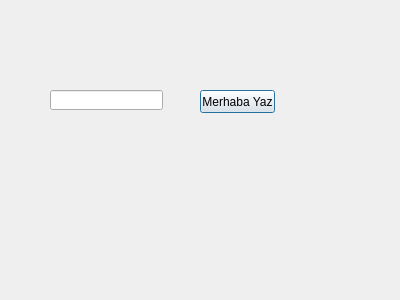
<?xml version="1.0" encoding="UTF-8"?>
<ui version="4.0">
 <class>object</class>
 <widget class="QDialog" name="object">
  <property name="geometry">
   <rect>
    <x>0</x>
    <y>0</y>
    <width>400</width>
    <height>300</height>
   </rect>
  </property>
  <property name="windowTitle">
   <string>Merhaba</string>
  </property>
  <widget class="QLineEdit" name="Yazdir">
   <property name="geometry">
    <rect>
     <x>50</x>
     <y>90</y>
     <width>113</width>
     <height>20</height>
    </rect>
   </property>
  </widget>
  <widget class="QPushButton" name="MerhabaYaz">
   <property name="geometry">
    <rect>
     <x>200</x>
     <y>90</y>
     <width>75</width>
     <height>23</height>
    </rect>
   </property>
   <property name="text">
    <string>Merhaba Yaz</string>
   </property>
  </widget>
 </widget>
 <resources/>
 <connections/>
</ui>
